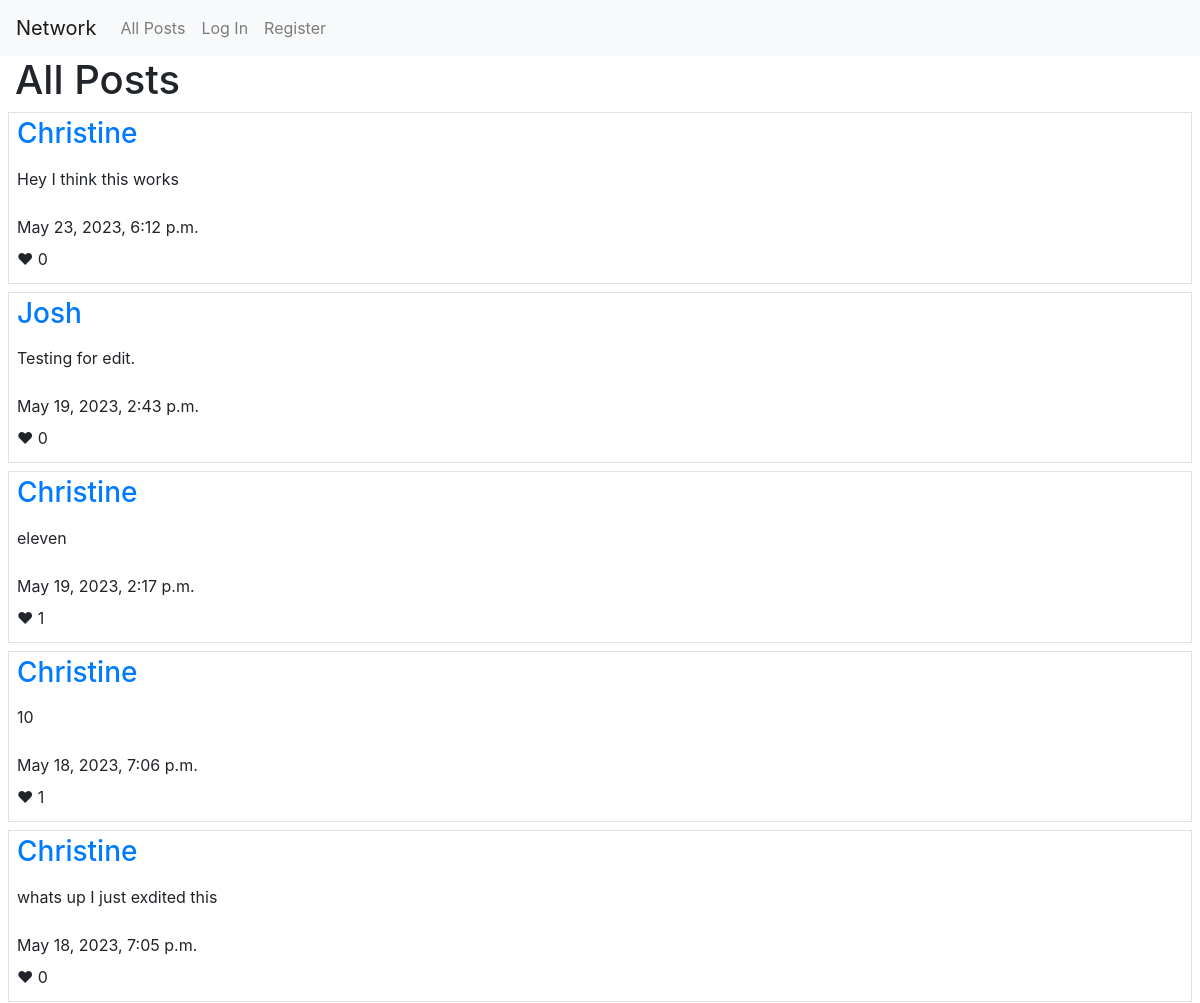
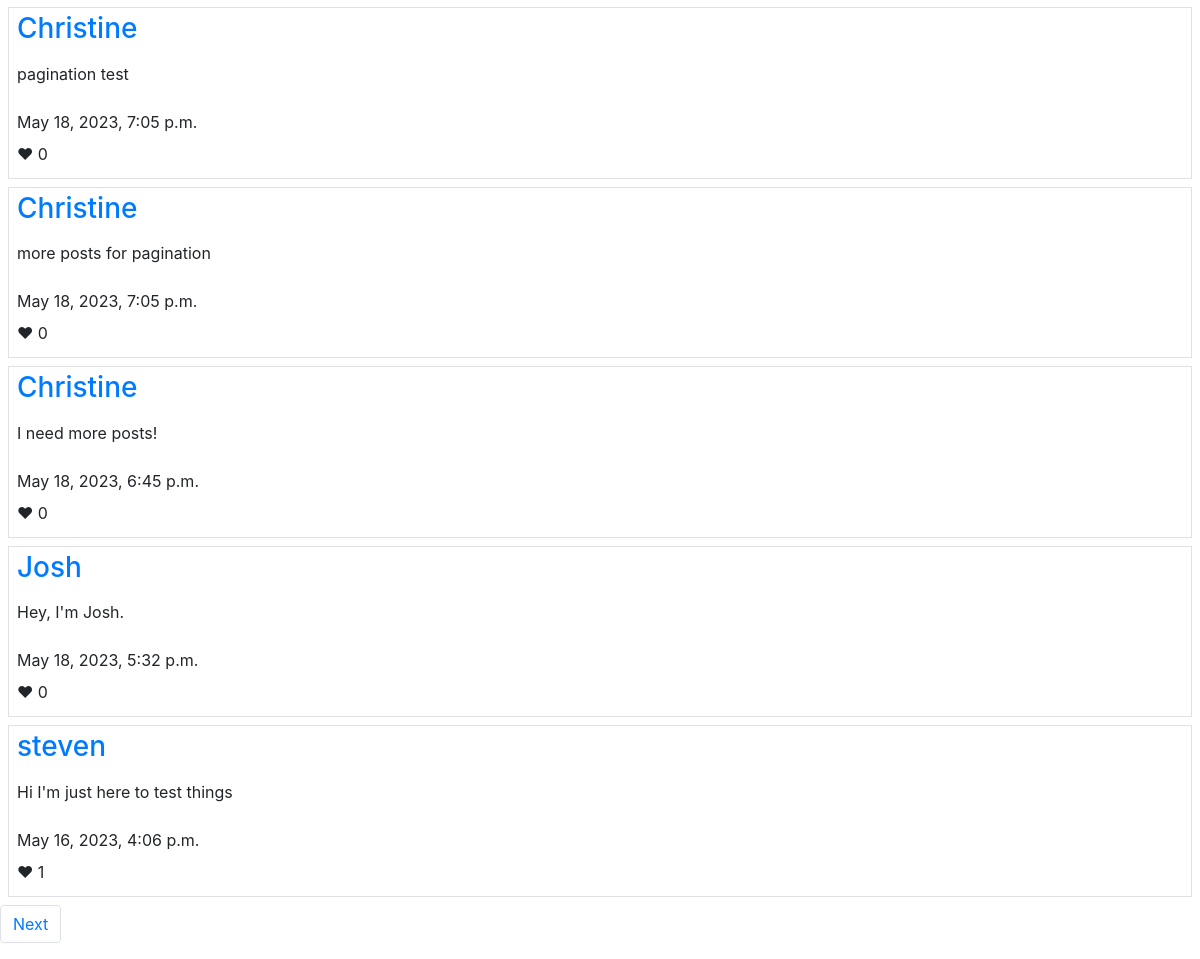
Before: / with the older database file (2 pictures, top to bottom).
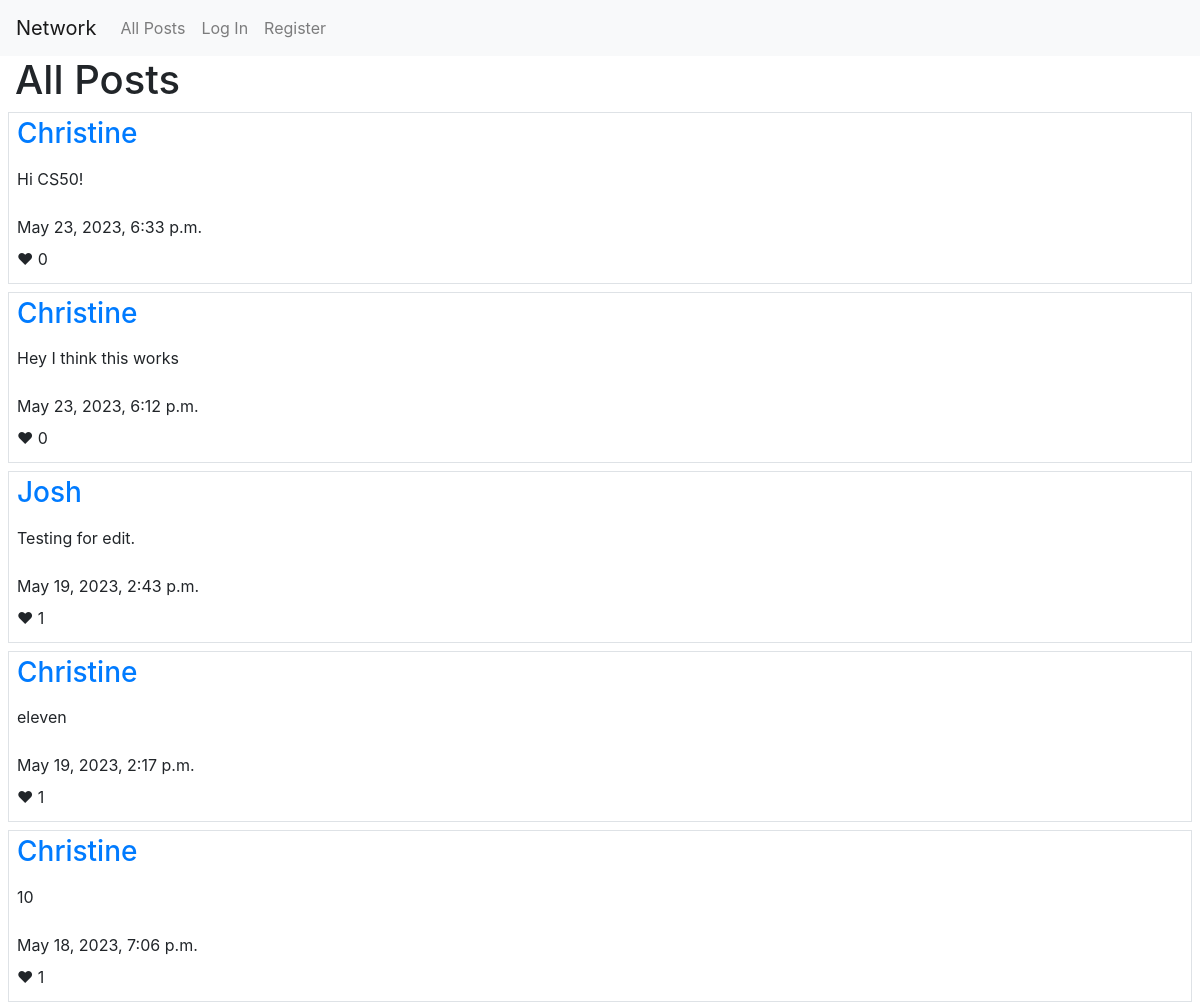
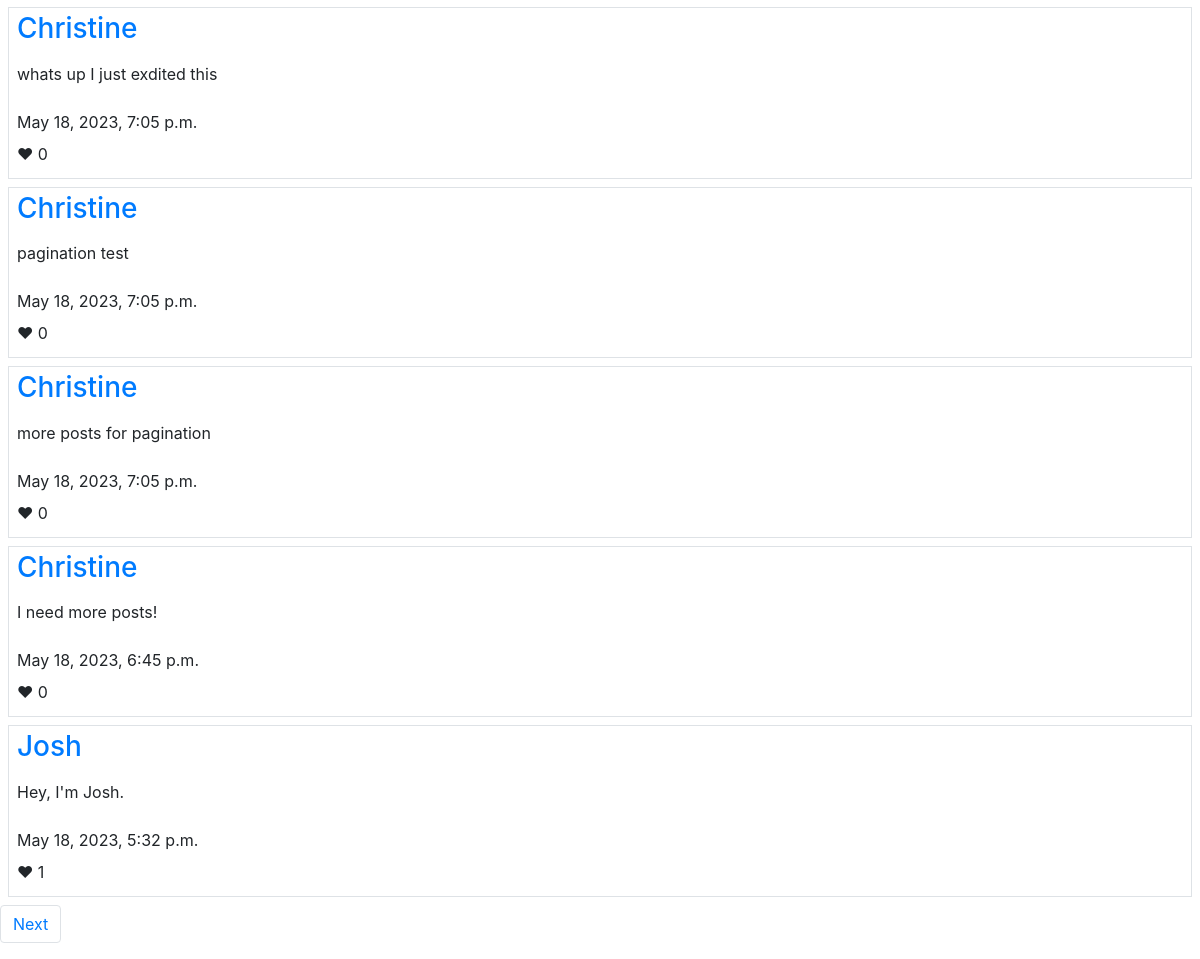
After: the same page with the newer database file (2 pictures, top to bottom).
### network/models.py (models this page shows, shortened)
class Post(models.Model):
    user = models.ForeignKey(User, on_delete=models.CASCADE, related_name="author")
    content = models.TextField(max_length=500)
    date = models.DateTimeField(auto_now_add=True)

class User(AbstractUser):
    pass

### network/views.py (the view, shortened to what this page needs)
# urls.py: path("", views.index, name="index"),
def index(request):
    posts = Post.objects.all().order_by('-date')
    paginator = Paginator(posts, 10)
    page_number = request.GET.get('page')
    page_obj = paginator.get_page(page_number)
    likes = Like.objects.all()
    liked_posts = []
    try:
        for like in likes:
            if like.user.id == request.user.id:
                liked_posts.append(like.post.id)
    except:
        liked_posts = []
    return render(request, "network/index.html", {
        "form": NewPostForm(),
        "posts": posts,
        "page_obj": page_obj,
        "liked_posts": liked_posts,
        "likes": likes
    })

### network/templates/network/index.html (shortened to what this page needs)
{% extends "network/layout.html" %}
{% block body %}
<div class="container-fluid">
    <h1>All Posts</h1>
    </div>
        {% for post in page_obj %}
            <div class="row m-2 border flex-column pl-2">
                <div class="my-1">
                    <h3><a href="{% url 'display_profile' post.user.id %}">{{ post.user }}</a></h3>
                </div>
                <div class="my-1">
                    <p id="content_{{ post.id }}">{{ post.content }}</p>
                </div>
                <div class="my-1">
                    <span>{{ post.date }}</span>
                </div>
                <div class="my-1">
                   <span>&#10084; </span><span id="likeCount_{{ post.id }}">{{ post.post_like.count }}</span>
                </div>
            </div>
        {% endfor %}
    <div class="pagination">
        <nav aria-label="Page navigation example">
            <ul class="pagination">
                {% if page_obj.has_next %}
                    {% if page_obj.next_page_number == page_obj.paginator.num_pages %}
                        <li class="page-item"><a class="page-link" href="?page={{ page_obj.paginator.num_pages }}">Next</a></li>
                    {% else %}
                        <li class="page-item"><a class="page-link" href="?page={{ page_obj.next_page_number }}">Next</a></li>
                    {% endif %}
                {% endif %}
            </ul>
        </nav>
    </div>
</div>
{% endblock %}

### network/templates/network/layout.html (shortened to what this page needs)
{% load static %}
<!DOCTYPE html>
<html lang="en">
    <head>
        <link rel="stylesheet" href="https://stackpath.bootstrapcdn.com/bootstrap/4.4.1/css/bootstrap.min.css">
        <link href="{% static 'network/styles.css' %}" rel="stylesheet">
    </head>
    <body>
        <nav class="navbar navbar-expand-lg navbar-light bg-light">
            <a class="navbar-brand" href="{% url 'index' %}">Network</a>
            <div>
              <ul class="navbar-nav mr-auto">
                <li class="nav-item">
                  <a class="nav-link" href="{% url 'index' %}">All Posts</a>
                </li>
                {% if user.is_authenticated %}
                    <li class="nav-item">
                        <a class="nav-link" href="{% url 'following' %}">Following</a>
                    </li>
                    <li class="nav-item">
                        <a class="nav-link" href="{% url 'logout' %}">Log Out</a>
                    </li>
                {% else %}
                    <li class="nav-item">
                        <a class="nav-link" href="{% url 'login' %}">Log In</a>
                    </li>
                    <li class="nav-item">
                        <a class="nav-link" href="{% url 'register' %}">Register</a>
                    </li>
                {% endif %}
              </ul>
            </div>
          </nav>
        <div class="body">
            {% block body %}
            {% endblock %}
    </body>
</html>

Changed rows visible on the page:
no longer on this page (row unchanged): Post: user "steven", content "Hi I'm just here to test things", date "May 16, 2023, 4:06 p.m.", post_like.count "1"
added Post: user "Christine", content "Hi CS50!", date "May 23, 2023, 6:33 p.m.", post_like.count "0"
computed for Post "Testing for edit.": post_like.count "0" → "1"
computed for Post "Hey, I'm Josh.": post_like.count "0" → "1"
